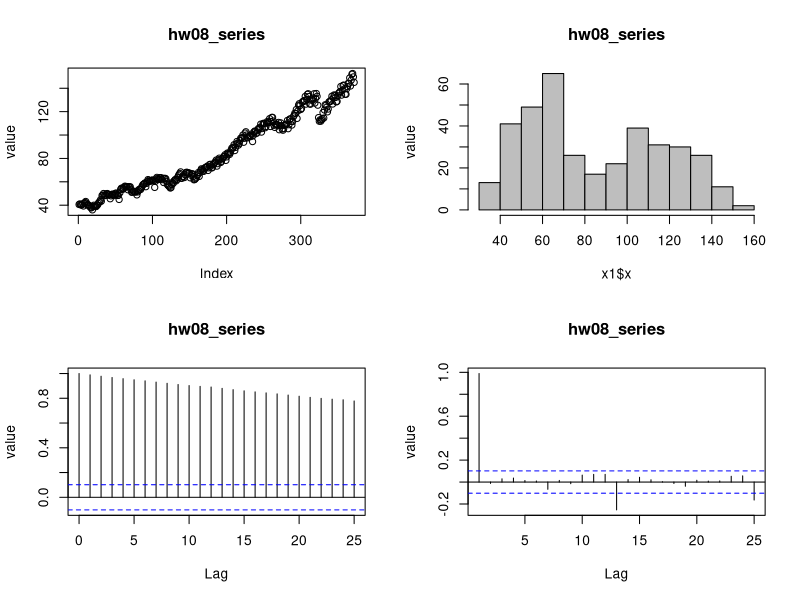
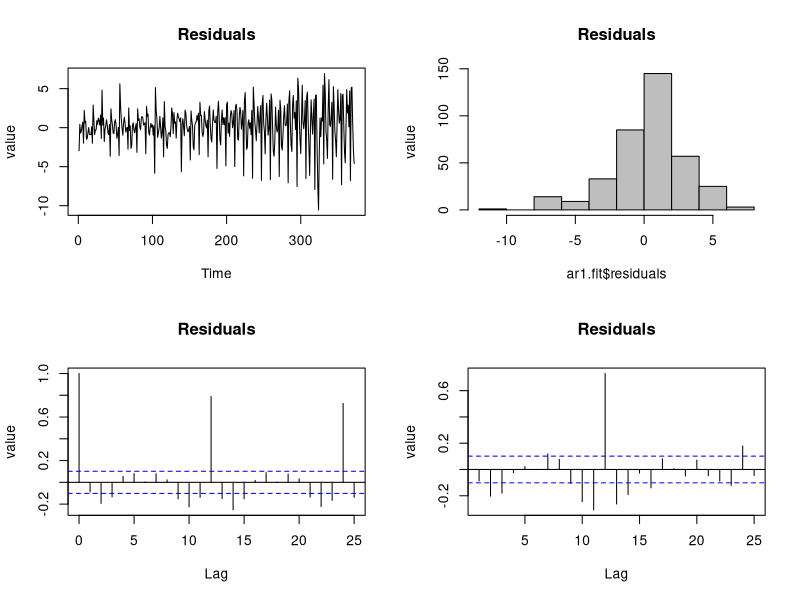
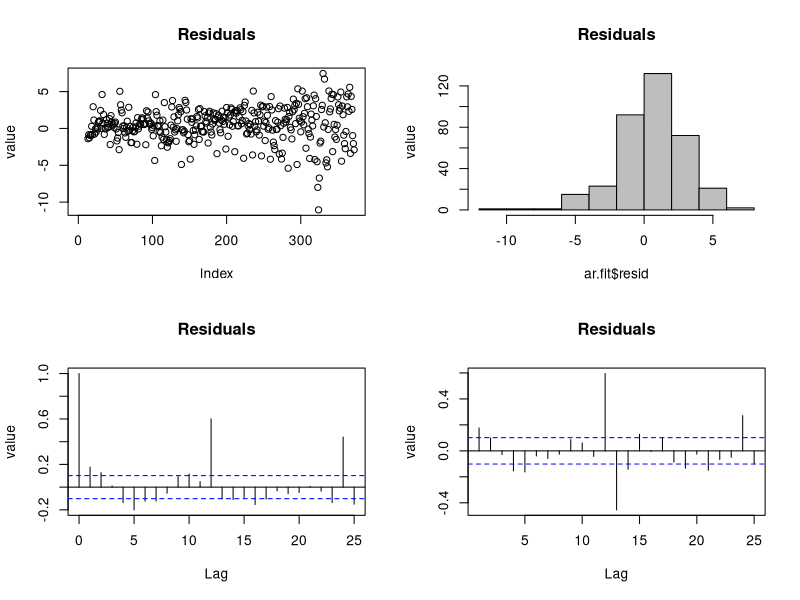
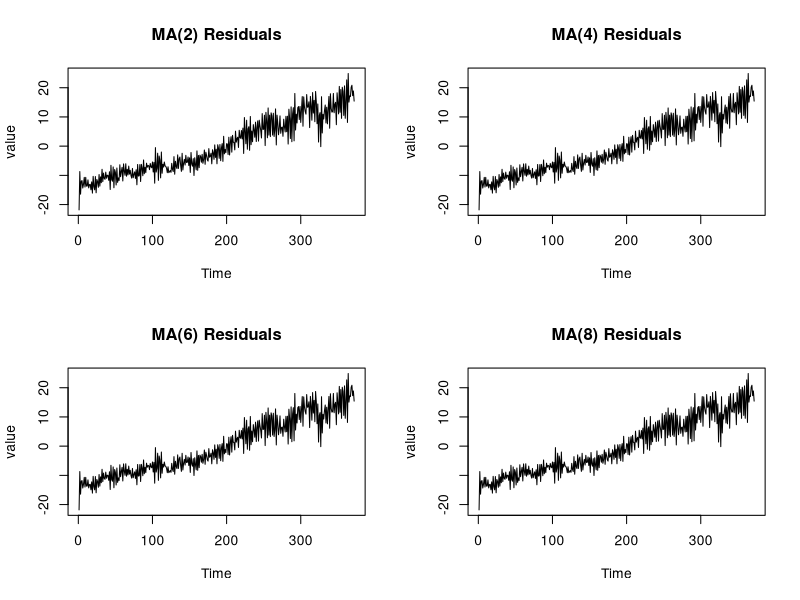
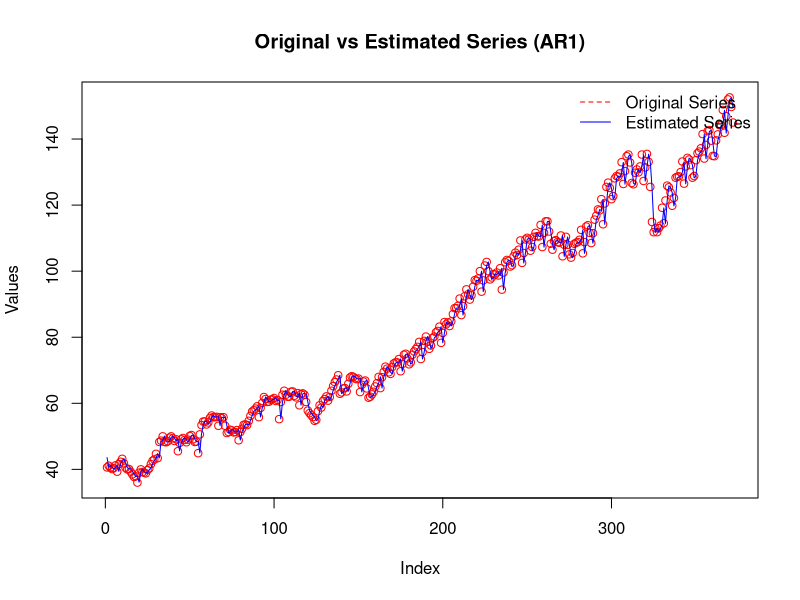

R code for these plots, in order: (Note: this script raises an error after producing the figures.)
## ---- chunk 1
knitr::opts_chunk$set(echo = TRUE)

## ---- chunk 2
library(forecast)
# load data
setwd("~/Desktop/W271Data")
x1 <- read.csv('hw08_series.csv', header = T)
## ---- chunk 3
par(mfrow=c(2,2))
plot(x1$x, ylab="value", main="hw08_series")
hist(x1$x, col="grey", ylab="value", main="hw08_series")
acf(x1$x, ylab="value", main="hw08_series")
pacf(x1$x, ylab="value", main="hw08_series")
## ---- chunk 4
ar1.fit <- arima(x1$x, order=c(1,0,0))
  ar1.fit
  summary(ar1.fit)
## ---- chunk 5
par(mfrow=c(2,2))
plot(ar1.fit$residuals, ylab="value", main="Residuals")
hist(ar1.fit$residuals, col="grey", ylab="value", main="Residuals")
acf(ar1.fit$residuals, ylab="value", main="Residuals")
pacf(ar1.fit$residuals, ylab="value", main="Residuals")
## ---- chunk 6
Box.test(ar1.fit$residuals, type="Ljung-Box")
## ---- chunk 7
ar.fit <- ar(x1$x, method="mle") 
  ar.fit
  summary(ar.fit)
## ---- chunk 8
par(mfrow=c(2,2))
plot(ar.fit$resid, ylab="value", main="Residuals")
hist(ar.fit$resid, col="grey", ylab="value", main="Residuals")
acf(ar.fit$resid, ylab="value", main="Residuals", na.action=na.pass)
pacf(ar.fit$resid, ylab="value", main="Residuals", na.action=na.pass)
## ---- chunk 9
ma2.fit <- arima(x1$x, order=c(0,0,2))
ma4.fit <- arima(x1$x, order=c(0,0,4))
ma6.fit <- arima(x1$x, order=c(0,0,6))
ma8.fit <- arima(x1$x, order=c(0,0,8))
## ---- chunk 10
par(mfrow=c(2,2))
plot(ma2.fit$resid, ylab="value", main="MA(2) Residuals")
plot(ma2.fit$resid, ylab="value", main="MA(4) Residuals")
plot(ma2.fit$resid, ylab="value", main="MA(6) Residuals")
plot(ma2.fit$resid, ylab="value", main="MA(8) Residuals")
## ---- chunk 11
#arma11 <- arima(x1$x, order=c(1,0,1))
#arma21 <- arima(x1$x, order=c(2,0,1))
#arma22 <- arima(x1$x, order=c(2,0,2))
#arma23 <- arima(x1$x, order=c(2,0,3))
#arma33 <- arima(x1$x, order=c(3,0,3))
## ---- chunk 12
par(mfrow=c(1,1))
  plot(x1$x, col="red", 
       main="Original vs Estimated Series (AR1)",
       ylab="Values", lty=2)
  lines(fitted(ar1.fit),col="blue")
  leg.txt <- c("Original Series", "Estimated Series")
  legend("topright", legend=leg.txt, lty=c(2,1), 
         col=c("red","blue"), bty='n', cex=1)
## ---- chunk 13
ar1.fit.fcast <- forecast.Arima(ar1.fit, 12)
  summary(ar1.fit.fcast)

  plot(ar1.fit.fcast, main="12-Step Ahead Forecast and Original & Estimated Series",
      xlab="Simulated Time Period", ylab="Original, Estimated, and Forecasted Values",
      xlim=c(), lty=2, col="navy")
  lines(fitted(ar1.fit),col="blue")  
